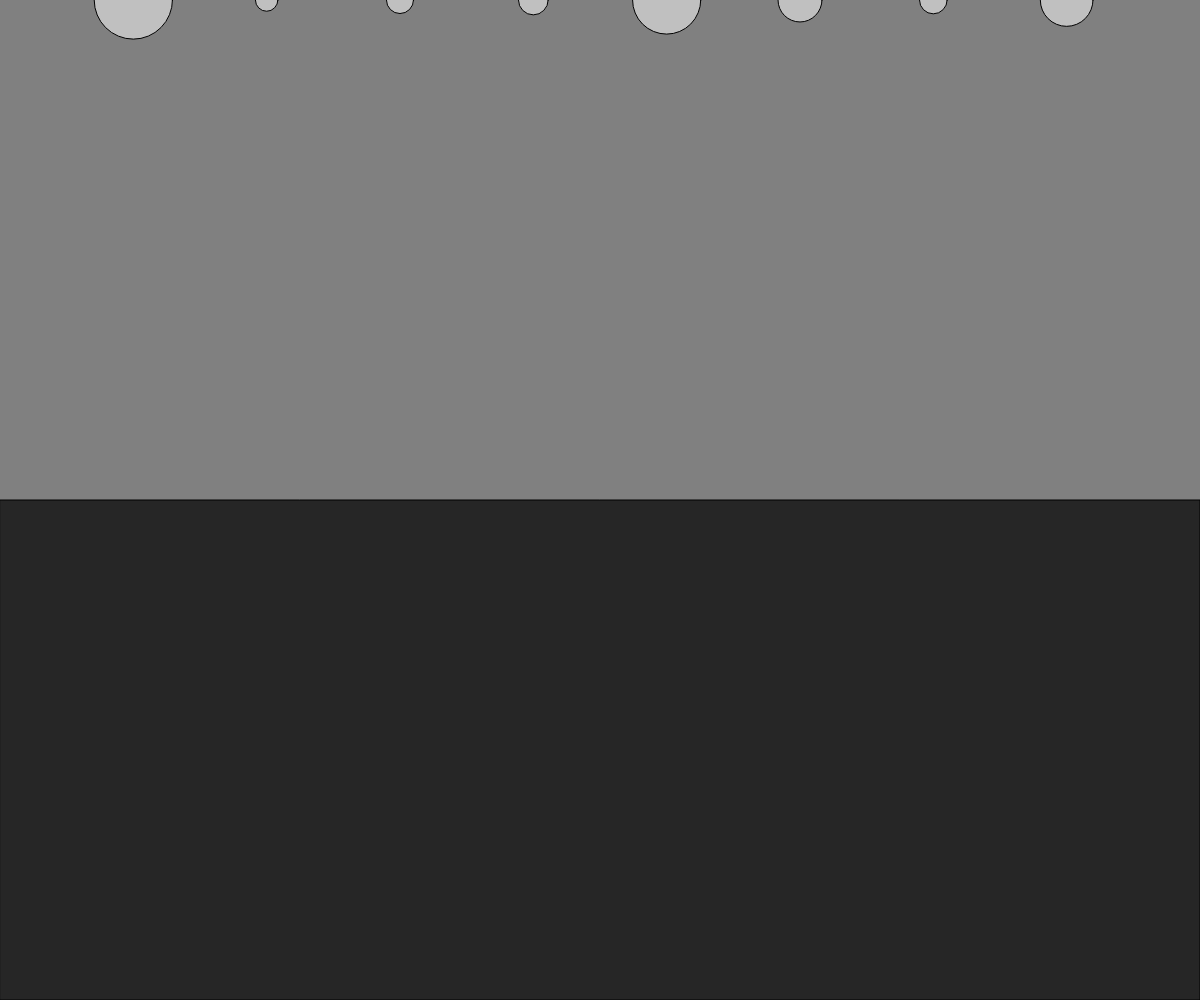
Frame 1 (no input)
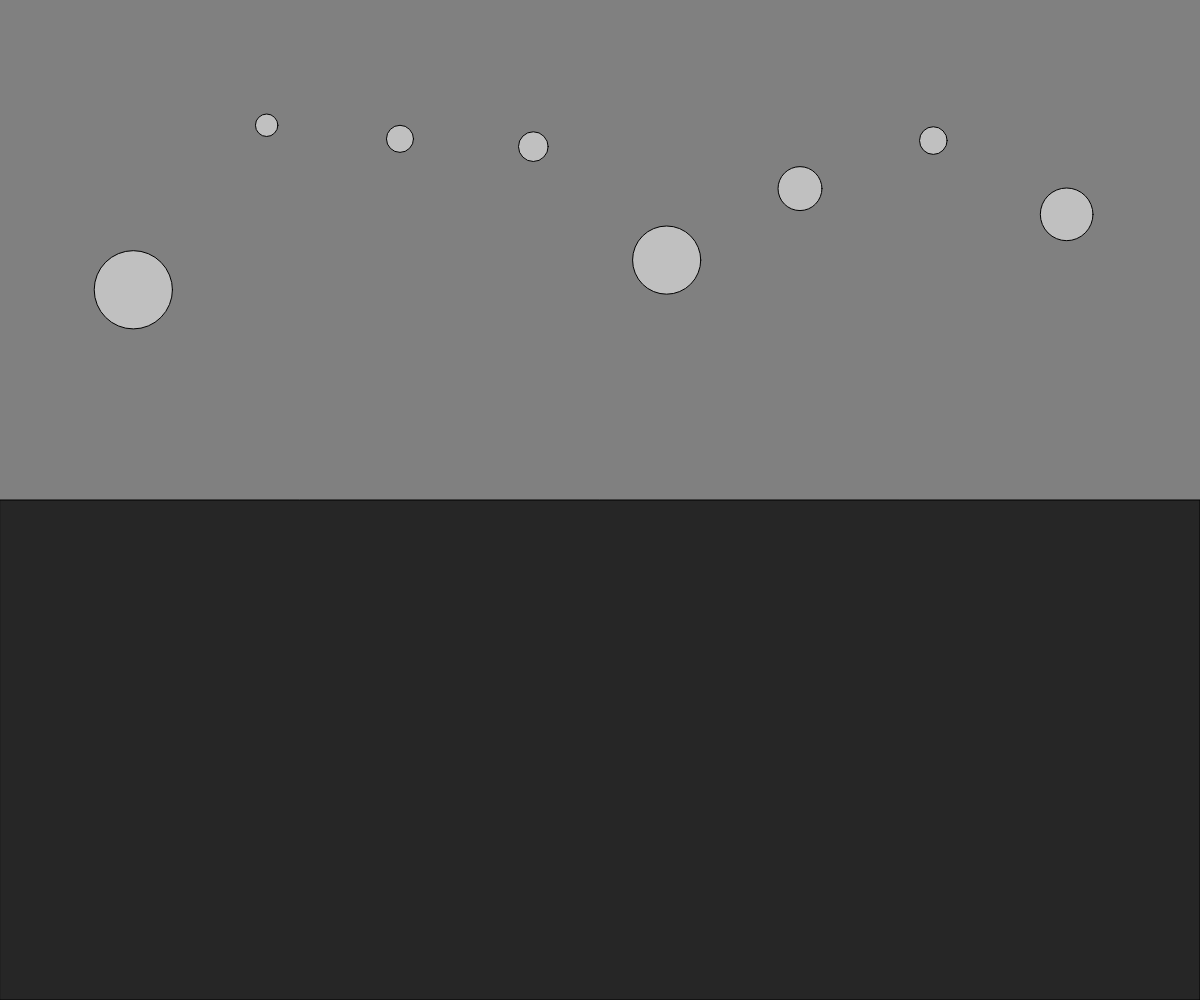
Frame 60 (no input)
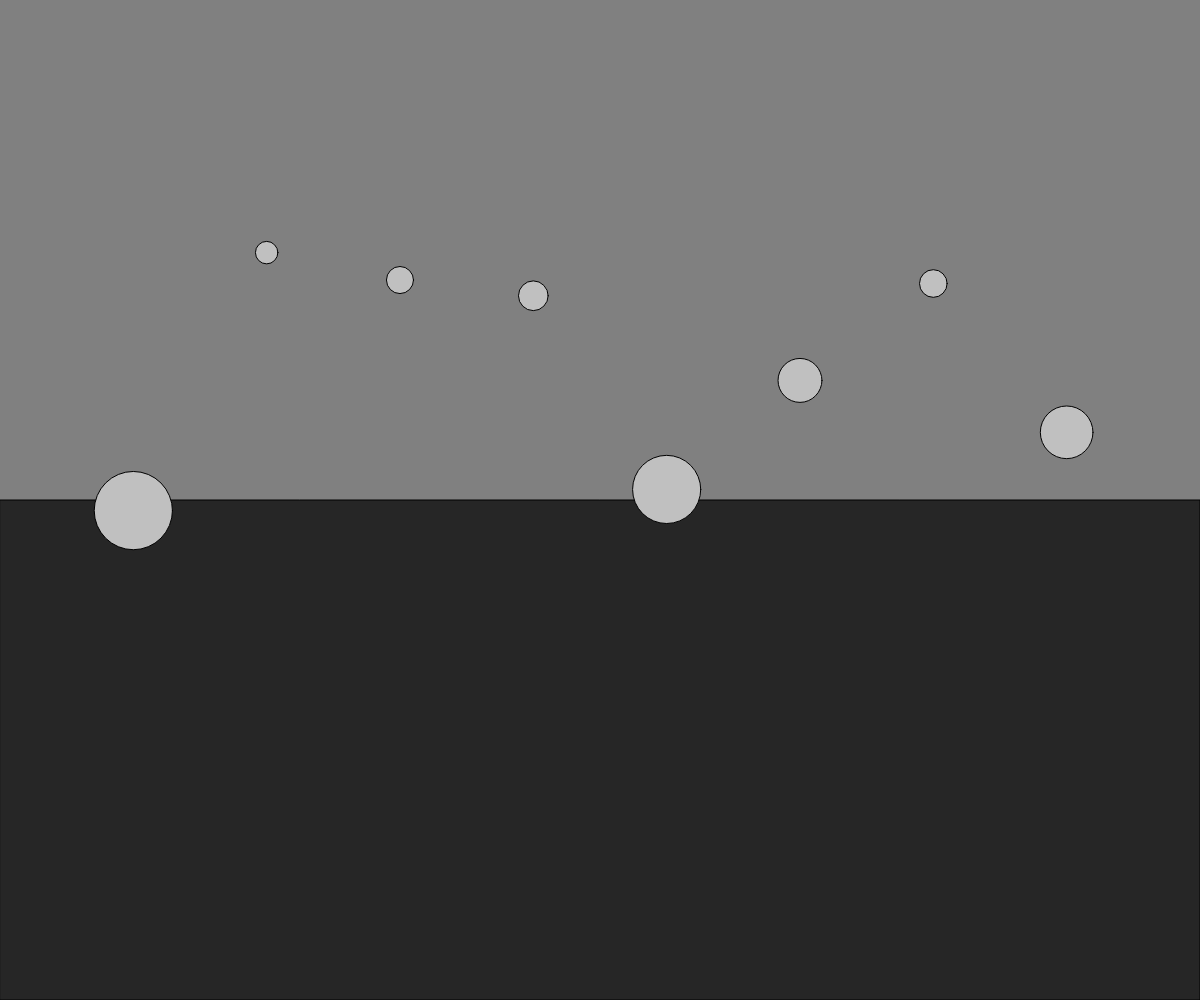
Frame 120 (the mouse pressed at the canvas centre since frame 60)

The p5.js sketch that drew these frames (run headless with seeded random() and noise() and a simulated clock; from frame 60 on, the mouse is pressed at the canvas centre):

// p5.js sketch
// ── sketch.js

let csize=[];
let yPos=[];
let speed=[];

function setup()
{
  createCanvas(windowWidth, windowHeight);
  for(let i=1; i<10; i++)
  {
    csize.push(Math.random()*3+1);
    yPos.push(0);
  }
}

function draw() 
{
  background(128, 128, 128);
  fill(38, 38, 38);
  rect(0, windowHeight/2, windowWidth, windowHeight/2);
  for(let i=1; i<10; i++)
  {
    fill(192, 192, 192);
    let x=i*windowWidth/9;
    let diameters=csize[i]*20;
    circle(x, yPos[i], diameters);
    
    if(yPos[i]>=windowHeight-diameters/2)
    {
      speed[i]=0;
    }
    else if(yPos[i]>=windowHeight/2-diameters/2)
    {
      speed[i]=csize[i]/2;
    }
    else
    {
      speed[i]=csize[i]+1;
    }
    yPos[i]+=speed[i];
  }
}
